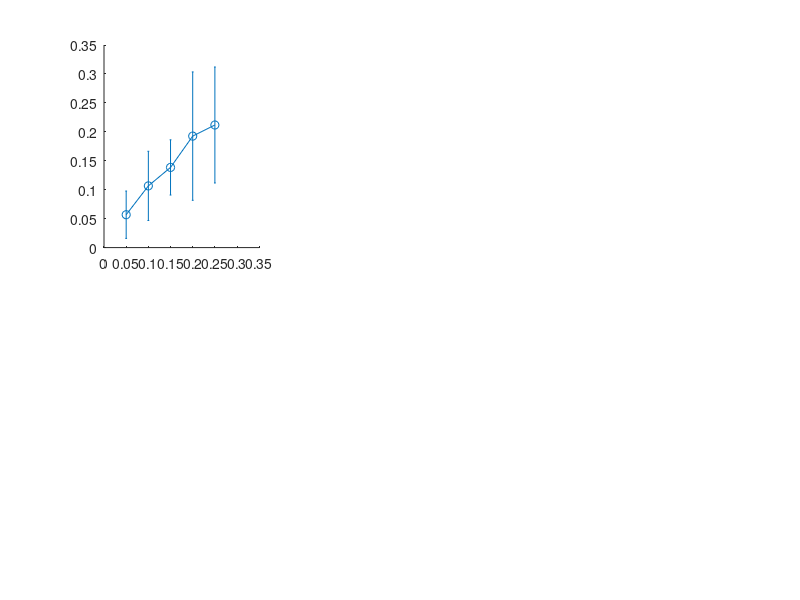

This chart was generated by the following MATLAB code: (Note: this script raises an error after producing the figure.)
HM(:,:,1) = [0.0568	0.092	0.1682
0.1066	0.1648	0.2725
0.1385	0.1948	0.3024
0.1926	0.2767	0.395
0.2118	0.2793	0.3902];

HM_sd(:,:,1) = [0.0409	0.0923	0.1432
0.0598	0.1246	0.1859
0.0477	0.0936	0.1433
0.1109	0.224	0.2398
0.1002	0.1553	0.2007];

SM(:,:,1) = [1.0112	0.9854	0.9911
1.0198	0.9933	0.9974
1.0149	0.9877	0.9924
1.0165	0.9882	0.993
1.0147	0.9876	0.9934];

SM_sd(:,:,1) = [0.0235	0.0216	0.0196
0.0227	0.0177	0.0174
0.0245	0.0156	0.0158
0.025	0.0209	0.0206
0.0226	0.0191	0.0179];

HM(:,:,2) = [0.0534	0.1519	0.3156
0.1009	0.2584	0.4864
0.1418	0.3607	0.6618
0.1878	0.4663	0.8065
0.2128	0.4667	0.7845];

HM_sd(:,:,2) = [0.0177	0.074	0.1791
0.0554	0.1174	0.2188
0.0658	0.1623	0.3375
0.0749	0.2318	0.4271
0.0575	0.1373	0.2857];

SM(:,:,2) = [0.9201	0.9793	0.9941
0.888	0.9486	0.9632
0.913	0.9713	0.9855
0.9117	0.9714	0.9853
0.9119	0.9734	0.9861];

SM_sd(:,:,2) = [0.0906	0.0719	0.0691
0.0829	0.0751	0.0775
0.0883	0.0728	0.0743
0.0913	0.0908	0.0895
0.0879	0.0826	0.0815];



obs = [0.05,0.1,0.15,0.2,0.25];
obs_shift = obs +0.005;
% Create a new figure window that will contain the subplots
myfig = figure('Color', 'white');


% Create subplots within the new figure window
for i = 1:3
    for j = 1:2
        subplot(2, 3, (j-1)*3+i);
        %subplot('Position',[0.04+(i-1)/3, 1.025-j/3, 0.28, 0.28]);
        %plot(obs,HM(:,i,j),'-o','MarkerSize',10,'LineWidth',3);
        hold on;
        errorbar(obs,HM(:,i,j),HM_sd(:,i,j),'-o','MarkerSize',10,'LineWidth',2)
        errorbar(obs_shift,SM(:,i,j),SM_sd(:,i,j),'-o','MarkerSize',10,'LineWidth',2)
        %plot(obs,SM(:,i,j),'-o','MarkerSize',10,'LineWidth',3)
        if (j == 1 & i == 2)
            title("Step Ahead Leave k Out")
            legend("HMS-map","Kalman Filter","FontSize",20)
        end 

        if (i == 2 & j == 2)
            title("Future Predictions k Steps Ahead")
        end 

        %title(sprintf("Steps Ahead %d, %dD", i, species(j)),"FontSize",20);
        ax = gca; 
        ax.FontSize = 20; 
        xlabel("Observation Noise","FontSize",20)
        ylabel("MSE","FontSize",20)
        xlim([0.05 0.26])
    end
end
set(findall(myfig, 'Type', 'Text'),'FontWeight', 'Normal')
hold off



